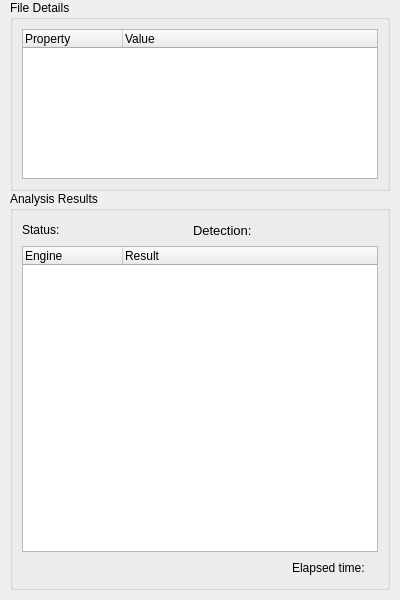
<?xml version="1.0" encoding="UTF-8"?>
<ui version="4.0">
 <class>FileDetails</class>
 <widget class="QWidget" name="FileDetails">
  <property name="geometry">
   <rect>
    <x>0</x>
    <y>0</y>
    <width>400</width>
    <height>600</height>
   </rect>
  </property>
  <property name="sizePolicy">
   <sizepolicy hsizetype="Preferred" vsizetype="Expanding">
    <horstretch>0</horstretch>
    <verstretch>1</verstretch>
   </sizepolicy>
  </property>
  <property name="maximumSize">
   <size>
    <width>400</width>
    <height>16777215</height>
   </size>
  </property>
  <property name="windowTitle">
   <string>Form</string>
  </property>
  <layout class="QVBoxLayout" name="verticalLayout_2" stretch="1">
   <property name="spacing">
    <number>0</number>
   </property>
   <property name="leftMargin">
    <number>0</number>
   </property>
   <property name="topMargin">
    <number>0</number>
   </property>
   <property name="rightMargin">
    <number>0</number>
   </property>
   <property name="bottomMargin">
    <number>0</number>
   </property>
   <item>
    <layout class="QVBoxLayout" name="verticalLayout" stretch="0,1">
     <property name="leftMargin">
      <number>10</number>
     </property>
     <property name="topMargin">
      <number>0</number>
     </property>
     <property name="rightMargin">
      <number>10</number>
     </property>
     <property name="bottomMargin">
      <number>10</number>
     </property>
     <item>
      <widget class="QGroupBox" name="groupBox_fileInfo">
       <property name="title">
        <string>File Details</string>
       </property>
       <layout class="QVBoxLayout" name="verticalLayout_21">
        <item>
         <widget class="QTreeWidget" name="tbl_fileInfo">
          <property name="maximumSize">
           <size>
            <width>16777215</width>
            <height>150</height>
           </size>
          </property>
          <property name="alternatingRowColors">
           <bool>true</bool>
          </property>
          <column>
           <property name="text">
            <string>Property</string>
           </property>
          </column>
          <column>
           <property name="text">
            <string>Value</string>
           </property>
          </column>
         </widget>
        </item>
       </layout>
      </widget>
     </item>
     <item>
      <widget class="QGroupBox" name="groupBox_fileScanResult">
       <property name="sizePolicy">
        <sizepolicy hsizetype="Preferred" vsizetype="Preferred">
         <horstretch>0</horstretch>
         <verstretch>0</verstretch>
        </sizepolicy>
       </property>
       <property name="title">
        <string>Analysis Results</string>
       </property>
       <layout class="QVBoxLayout" name="verticalLayout_22">
        <item>
         <layout class="QHBoxLayout" name="horizontalLayout_7">
          <item>
           <widget class="QLabel" name="label_5">
            <property name="text">
             <string>Status:</string>
            </property>
           </widget>
          </item>
          <item>
           <widget class="QLabel" name="label_fileScanStatus">
            <property name="text">
             <string/>
            </property>
           </widget>
          </item>
          <item>
           <spacer name="horizontalSpacer_3">
            <property name="orientation">
             <enum>Qt::Orientation::Horizontal</enum>
            </property>
            <property name="sizeHint" stdset="0">
             <size>
              <width>40</width>
              <height>20</height>
             </size>
            </property>
           </spacer>
          </item>
          <item>
           <widget class="QLabel" name="label_4">
            <property name="font">
             <font>
              <family>Segoe UI</family>
              <pointsize>10</pointsize>
              <italic>false</italic>
              <bold>false</bold>
             </font>
            </property>
            <property name="text">
             <string>Detection:</string>
            </property>
           </widget>
          </item>
          <item>
           <widget class="QLabel" name="label_fileScanDetection">
            <property name="text">
             <string/>
            </property>
           </widget>
          </item>
          <item>
           <spacer name="horizontalSpacer_2">
            <property name="orientation">
             <enum>Qt::Orientation::Horizontal</enum>
            </property>
            <property name="sizeHint" stdset="0">
             <size>
              <width>40</width>
              <height>20</height>
             </size>
            </property>
           </spacer>
          </item>
         </layout>
        </item>
        <item>
         <widget class="QTreeWidget" name="tbl_fileScanResult">
          <property name="alternatingRowColors">
           <bool>true</bool>
          </property>
          <column>
           <property name="text">
            <string>Engine</string>
           </property>
          </column>
          <column>
           <property name="text">
            <string>Result</string>
           </property>
          </column>
         </widget>
        </item>
        <item>
         <layout class="QHBoxLayout" name="horizontalLayout_8">
          <item>
           <spacer name="horizontalSpacer_4">
            <property name="orientation">
             <enum>Qt::Orientation::Horizontal</enum>
            </property>
            <property name="sizeHint" stdset="0">
             <size>
              <width>40</width>
              <height>20</height>
             </size>
            </property>
           </spacer>
          </item>
          <item>
           <widget class="QLabel" name="label">
            <property name="text">
             <string>Elapsed time:</string>
            </property>
           </widget>
          </item>
          <item>
           <widget class="QLabel" name="label_fileScanElapsedTime">
            <property name="text">
             <string/>
            </property>
           </widget>
          </item>
         </layout>
        </item>
       </layout>
      </widget>
     </item>
    </layout>
   </item>
  </layout>
 </widget>
 <resources>
  <include location="resources.qrc"/>
 </resources>
 <connections/>
</ui>
